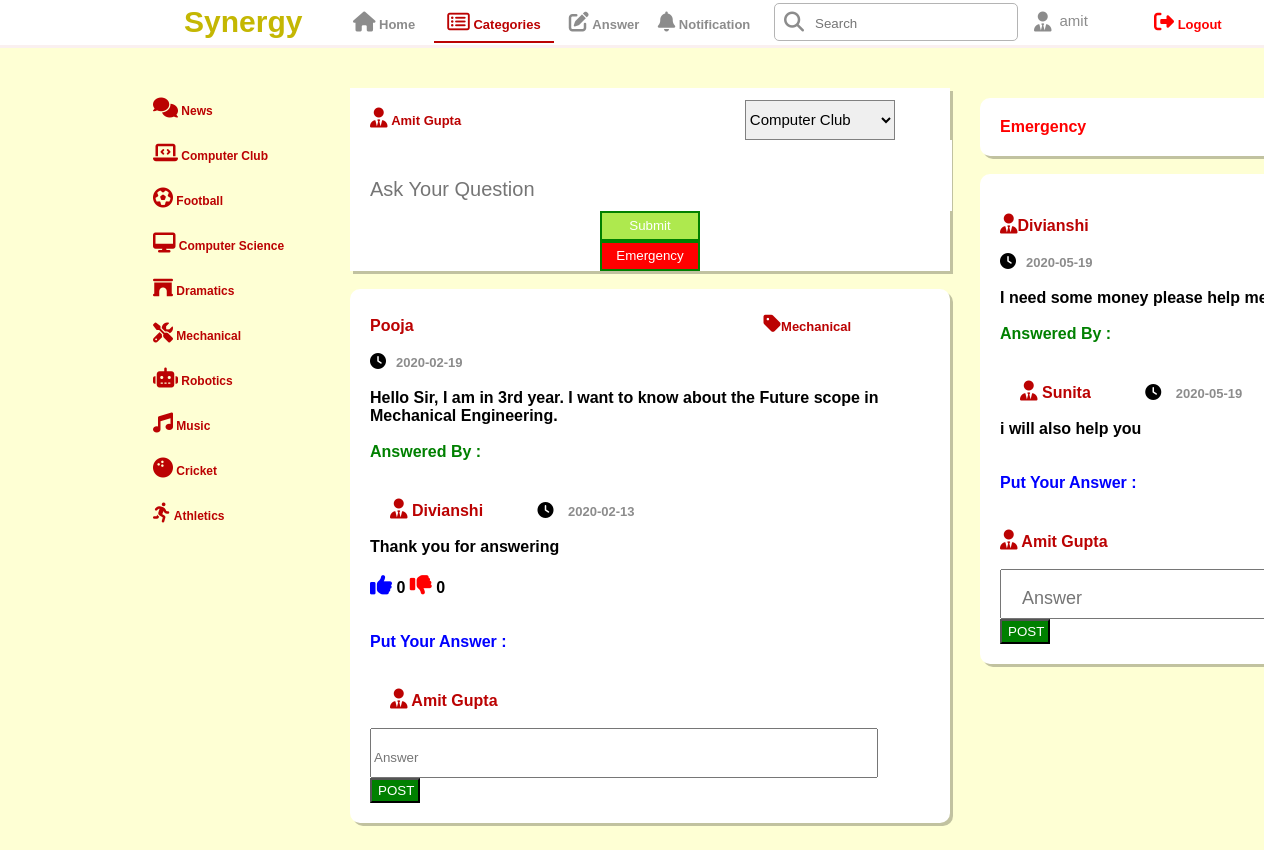
The page /Welcome2.php?Cat=20 (signed in) on the database its author committed.
### tables this page shows
CREATE TABLE `query` (
  `query_id` int(10) UNSIGNED NOT NULL,
  `cat_id` int(10) UNSIGNED NOT NULL,
  `subcat_id` int(10) UNSIGNED NOT NULL,
  `author` varchar(40) NOT NULL,
  `content` text NOT NULL,
  `date_posted` date NOT NULL,
  `views` int(5) UNSIGNED NOT NULL
);

CREATE TABLE `subcategories` (
  `Subcat_id` int(10) UNSIGNED NOT NULL,
  `parent_id` int(10) UNSIGNED NOT NULL,
  `subcat_name` varchar(100) NOT NULL
);

CREATE TABLE `emequery` (
  `emequery_id` int(5) UNSIGNED NOT NULL,
  `author` varchar(40) NOT NULL,
  `content` text NOT NULL,
  `date_posted` date NOT NULL
);

### Welcome2.php (the view, shortened to what this page needs)
<?php
require('connect.php');
function emequestion($i){
  require('connect.php');
  $emeres7 =  mysqli_query($link, "select * from emequery where emequery_id ='".$i."'");
  $emedata = mysqli_fetch_assoc($emeres7);
  $author9 = $emedata['author'];
  $ques9 = $emedata['content'];
  $date9 = $emedata['date_posted'];
}
function emereplies($i){
  require('connect.php');
  $emeresult7 = mysqli_query($link, "select * from emereplies where emequery_id ='".$i."'");
  $emereplycontent = array();
  $emereplyauthor = array();
  $emereplydateposted = array();
  $emereplyid = array();
  for (;$emereplyrow9 = mysqli_fetch_assoc($emeresult7);){
    $emereplyid[] = $emereplyrow9['emereply_id'];
    $emereplycontent[] = $emereplyrow9['comment'];
    $emereplyauthor[] = $emereplyrow9['author'];
    $emereplydateposted[] = $emereplyrow9['date_posted'];
  }
}
function question($i){
  require('connect.php');
  $sql1 = "select * from query where query_id ='".$i."'";
  $result1 = mysqli_query($link, $sql1);
  $data1 = mysqli_fetch_assoc($result1);
  $ques1 = $data1['content'];
  $author1= $data1['author'];
  $date1 = $data1['date_posted'];
  $subcat1_id = $data1['subcat_id'];
  $subcatsql1 = "select * from subcategories where Subcat_id ='".$subcat1_id."'";
  $subcatresult1 = mysqli_query($link, $subcatsql1);
  $subcatdata1 = mysqli_fetch_assoc($subcatresult1);
  $subcat1 = $subcatdata1['subcat_name'];
}
function replies($i) {
  require('connect.php');
  $sql2 = "select * from replies where query_id ='".$i."'";
  $result2 = mysqli_query($link, $sql2);
  $replycontent = array();
  $replyauthor = array();
  $replydateposted = array();
  $replylikes = array();
  $replydislikes = array();
  $replyid = array();
  for (;$replyrow = mysqli_fetch_assoc($result2);){
    $replyid[] = $replyrow['reply_id'];
    $replycontent[] = $replyrow['comment'];
    $replyauthor[] = $replyrow['author'];
    $replydateposted[] = $replyrow['date_posted'];
    $replylikes[] = $replyrow['Likes'];
    $replydislikes[] = $replyrow['Dislikes'];
  }
}
?>
<!DOCTYPE html>
<html lang="en">
<head>
  <link rel="stylesheet" href="./css/styles2.css">
  <link rel="stylesheet" href="https://cdnjs.cloudflare.com/ajax/libs/font-awesome/4.7.0/css/font-awesome.min.css">
</head>
<body>
  <nav>
    <div class="navbar">
      <div class="tabsnavbar">
        <div class="logonavbar"><b>Synergy</b></div>
          <?php
          if(empty($_GET)){
            echo '<div class="navlinkhome" style="border-bottom: 2px solid rgb(187, 2, 2);">
            <a href="Welcome2.php" style="color: rgb(187, 2, 2);">
            <i class="fas fa-home" style="font-size: 20px;color: rgb(187, 2, 2);"></i>
            <b>Home</b></a></div>';
          }
          else{
            echo '<div class="navlinkhome" style="border-bottom: 2px solid white;">
            <a href="Welcome2.php" style="color: rgb(140, 140, 140);">
            <i class="fas fa-home" style="font-size: 20px;color: rgb(140, 140, 140);"></i>
            <b>Home</b></a></div>';
          }
          if(@$_GET['Cat']==true){
            echo '<div class="navlinkcategories" onmouseover="showCategory()" onmouseout="fadeCategory()" style="border-bottom: 2px solid rgb(187, 2, 2); color: rgb(187, 2, 2);">
            <i id="redtwo" class="far fa-list-alt" style="font-size: 20px;color: rgb(187, 2, 2);"></i>
            <b>Categories</b>
            </div>';
          }
          else {
            echo '<div class="navlinkcategories" onmouseover="showCategory()" onmouseout="fadeCategory()">
            <i id="redtwo" class="far fa-list-alt" style="font-size: 20px;color: rgb(140, 140, 140);"></i>
            <b>Categories</b>
            </div>';
          }
          ?>
          <?php
          if(@$_GET['answer']==true){
            echo '<div class="navlinkanswers" style="border-bottom: 2px solid rgb(187, 2, 2); color: rgb(187, 2, 2);">
            <a href="Welcome2.php?answer=showpage" style="color:rgb(187, 2, 2);"><i class="fas fa-edit" style="font-size: 20px;color: rgb(187, 2, 2);"></i>
            <b>Answer</b></a>
            </div>';
          }
          else{
            echo '<div class="navlinkanswers">
            <a href="Welcome2.php?answer=showpage" style="color:rgb(140, 140, 140);"><i class="fas fa-edit" style="font-size: 20px;color: rgb(140, 140, 140);"></i>
            <b>Answer</b></a>
            </div>';
          }
          if(@$_GET['notification']==true){
            echo '<div class="navlinksnotification" style="border-bottom: 2px solid rgb(187, 2, 2); color: rgb(187, 2, 2);">
            <a href="Welcome2.php?notification=showpage" style="color: rgb(187, 2, 2);"><i class="fas fa-bell" style="font-size: 20px;color: rgb(187, 2, 2);"></i>
            <b>Notification</b></a>
            </div>';
          }
          else{
            echo '<div class="navlinksnotification">
            <a href="Welcome2.php?notification=showpage" style="color:rgb(140, 140, 140);"><i class="fas fa-bell" style="font-size: 20px;color: rgb(140, 140, 140);"></i>
            <b>Notification</b></a>
            </div>';
          }
          ?>
        <div class="navlinksearch">
          <input type="text" class="searchbox" placeholder="Search" name="search">
          <div class="icon"><i class="fas fa-search" style="font-size: 20px;color: rgb(140, 140, 140);"></i></div>
        </div>
        <div class="navlinkusercontrol">
          <i class="fas fa-user-tie" style="font-size: 20px;color: rgb(140, 140, 140);"></i>
          <div class="phpusername" style="font-size: 15px;padding-left: 8px;"><?php echo $_SESSION["user"]; ?></div>
        </div>
        <div class="navlinklogout">
          <a href="logout.php?logout" style="color: red;"><i class="fas fa-sign-out-alt" style="font-size: 20px;"></i>
          <b>Logout</b></a>
        </div>
      </div>
    </div>
  </nav>
  <div class="main" style="overflow:hidden; height:10000px">
  <div class="sidenav">
      <div class="sidenavtabs">
        <a href="Welcome2.php"><div class="activesidenav">
          <i class="fas fa-comments" style="font-size: 20px;color: rgb(187, 2, 2);"></i>
          <b>News</b>
        </div>
        <a href="Welcome2.php?Cat=15"><div class="passivesidenav1">
          <i class="fas fa-laptop-code" style="font-size: 20px; color: rgb(187, 2, 2);"></i>
          <b style="color: rgb(187, 2, 2);">Computer Club</b>
        </div></a>
        <a href="Welcome2.php?Cat=1"><div class="passivesidenav2">
          <i class="fas fa-futbol" style="font-size: 20px; color: rgb(187, 2, 2);"></i>
          <b style="color: rgb(187, 2, 2);">Football</b>
        </div></a>
        <a href="Welcome2.php?Cat=18"><div class="passivesidenav3">
          <i class="fas fa-desktop" style="font-size: 20px; color: rgb(187, 2, 2);"></i>
          <b style="color: rgb(187, 2, 2);">Computer Science</b>
        </div></a>
        <a href="Welcome2.php?Cat=9"><div class="passivesidenav4">
          <i class="fas fa-archway" style="font-size: 20px; color: rgb(187, 2, 2);"></i>
          <b style="color: rgb(187, 2, 2);">Dramatics</b>
        </div><a>
        <a href="Welcome2.php?Cat=20"><div class="passivesidenav5">
          <i class="fas fa-tools" style="font-size: 20px; color: rgb(187, 2, 2);"></i>
          <b style="color: rgb(187, 2, 2);">Mechanical</b>
        </div></a>
        <a href="Welcome2.php?Cat=16"><div class="passivesidenav6">
          <i class="fas fa-robot" style="font-size: 20px; color: rgb(187, 2, 2);"></i>
          <b style="color: rgb(187, 2, 2);">Robotics</b>
        </div></a>
        <a href="Welcome2.php?Cat=14"><div class="passivesidenav7">
          <i class="fas fa-music" style="font-size: 20px; color: rgb(187, 2, 2);"></i>
          <b style="color: rgb(187, 2, 2);">Music</b>
        </div></a>
        <a href="Welcome2.php?Cat=2"><div class="passivesidenav8">
          <i class="fas fa-bowling-ball" style="font-size: 20px; color: rgb(187, 2, 2);"></i>
          <b style="color: rgb(187, 2, 2);">Cricket</b>
        </div></a>
        <a href="Welcome2.php?Cat=5"><div class="passivesidenav9">
          <i class="fas fa-running" style="font-size: 20px; color: rgb(187, 2, 2);"></i>
          <b style="color: rgb(187, 2, 2);">Athletics</b>
        </div></a>
      </div>
  </div>
  <div class="content">
    <div class="askquescontent">
    <form action="submitques.php" method="POST">
      <div class="askqueslogo">
        <i class="fas fa-user-tie" style="font-size: 20px;color: rgb(187, 2, 2); margin-left: 20px; margin-top: 20px;"></i>
        <b><?php echo $_SESSION["name"]; ?></b>
        <select id="catagoryselect" name="Category">
          <option value="Computer Club">Computer Club</option>
        </select>
      </div>
      <input type="text" name="questab" placeholder="Ask Your Question" class="questab">
      <input type="submit" name="createques" value="Submit" class="createques" style="color:white;">
      <input type="submit" name="redbtn" class="createques" value="Emergency" style="background-color:red; color:white;"><br>
    </form>
    </div><br>
      <?php
      if(@$_GET['Cat']==true){
        $quesres = mysqli_query($link, "select * from query where subcat_id ='".$_GET['Cat']."'");
        for ($quesset = array (); $quesrow = mysqli_fetch_assoc($quesres); $quesset[] = $quesrow['query_id']);
        if(count($quesset)==0){
          echo '<div class="questions" style="text-align: center"><b>NO QUESTIONS TO DISPLAY</b>
            </div><br>';
        }
        else{
          for($m=count($quesset)-1;$m>=0;$m=$m-1){
            $j = $quesset[$m];
            question($j);
            replies($j);
            $number_replies = count($replyid);
            echo '<div class="questions" style="display: -webkit-box;>
            <i class="fas fa-user-tie" style="font-size: 20px;color: rgb(187, 2, 2); margin-top: 20px;"></i>
            <b style="color: rgb(187, 2, 2);">'.$author1.'</b>
            <i class="fas fa-tag" style="font-size: 20px;color: rgb(187, 2, 2); margin-left:350px; margin-top: 5px;"></i>
            <b style="color: rgb(187, 2, 2); font-size: 13px;">'.$subcat1.'</b><br><br>
            <i class="fas fa-clock"></i>
            <b style="color: rgb(140, 140, 140);; font-size: 13px; margin-left:10px; margin-top:15px;">'.$date1.'</b><br><br>
            <b>'.$ques1.'</b><br><br>';
          }
          if($number_replies>0){
            echo '<b style="color: green;">Answered By :</b><br><br>';
            for($k=0;$k<$number_replies;$k++){
              echo '<b><i class="fas fa-user-tie" style="font-size: 20px;color: rgb(187, 2, 2); margin-top: 20px;margin-left:20px;"></i>
              <b style="color: rgb(187, 2, 2);">'.$replyauthor[$k].'</b>
              <i class="fas fa-clock" style="margin-left:50px"></i>
              <b style="color: rgb(140, 140, 140); font-size: 13px; margin-left:10px; margin-top:15px;">'.$replydateposted[$k].'</b><br><br>
              <b>'.$replycontent[$k].'</b><br><br>';
              echo '<a href="likedis.php?like='.$replyid[$k].'"  style="color:blue;"><i class="fas fa-thumbs-up" style="font-size:22px;"></i></a>
              <b>'.$replylikes[$k].'</b>
              <a href="likedis.php?dislike='.$replyid[$k].'" style="color:red;"><i class="fas fa-thumbs-down" style="font-size:22px;"></i></a>
              <b>'.$replydislikes[$k].'</b><br><br><br>';
            }
          }
          else{
            echo '<b style="color:red; text-align:center;">No Answers Yet....</b><br><br><br>';
          }
          echo '<b style="color: Blue">Put Your Answer :</b><br><br>
            <form action="submitans.php?id='.$j.'" method="POST">
            <i class="fas fa-user-tie" style="font-size: 20px;color: rgb(187, 2, 2); margin-left: 20px; margin-top: 20px;"></i>
            <b style="color: rgb(187, 2, 2);">'.$_SESSION["name"].'</b><br><br>
            <input type="text" name="answer" placeholder="Answer" style="width:500px; height:35px; font-size:18px padding-left:20px; padding-top:10px; cursor:text;"><br>
            <input type="submit" name="postanswer" value="POST" style="background-color:green; color:white; width:50px; height:25px; cursor:pointer;">
            </form>';
          echo '</b></div><br>';
        }
      }
      ?>
  </div>
  <div class="emebox">
    <div class="emequestions"><b style="color: red;">Emergency</b></div><br>
    <?php
    $emequesres1 = mysqli_query($link, "select * from emequery");
    for ($emequesset1 = array (); $emequesrow1 = mysqli_fetch_assoc($emequesres1); $emequesset1[] = $emequesrow1['emequery_id']);
    for($m=count($emequesset1)-1;$m>=0;$m=$m-1){
      $p = $emequesset1[$m];
      emequestion($p);
      emereplies($p);
      $emenumber_replies = count($emereplyid);
      echo '<div class="emequestions" style="display: -webkit-box;">
        <i class="fas fa-user-tie" style="font-size: 20px;color: rgb(187, 2, 2); margin-top: 20px;"></i>
        <b style="color: rgb(187, 2, 2);">'.$author9.'</b><br><br>
        <i class="fas fa-clock"></i>
        <b style="color: rgb(140, 140, 140);; font-size: 13px; margin-left:10px; margin-top:15px;">'.$date9.'</b><br><br>
        <b>'.$ques9.'</b><br><br>';
      if($emenumber_replies>0){
        echo '<b style="color: green;">Answered By :</b><br><br>';
        for($k=0;$k<$emenumber_replies;$k++){
          echo '<b><i class="fas fa-user-tie" style="font-size: 20px;color: rgb(187, 2, 2); margin-top: 20px;margin-left:20px;"></i>
          <b style="color: rgb(187, 2, 2);">'.$emereplyauthor[$k].'</b>
          <i class="fas fa-clock" style="margin-left:50px"></i>
          <b style="color: rgb(140, 140, 140); font-size: 13px; margin-left:10px; margin-top:15px;">'.$emereplydateposted[$k].'</b><br><br>'.$emereplycontent[$k].'<br><br><br>';
        }
      }
      else{
        echo '<b style="color:red; text-align:center;">No Answers Yet....</b><br><br><br>';
      }
      echo '<b style="color: Blue">Put Your Answer :</b><br><br>
        <form action="emergency_reply.php?id='.$p.'" method="POST">
        <i class="fas fa-user-tie" style="font-size: 20px;color: rgb(187, 2, 2); margin-top: 20px;"></i>
        <b style="color: rgb(187, 2, 2);">'.$_SESSION["name"].'</b><br><br>
        <input type="text" name="emereply" placeholder="Answer" style="width:250px; height:35px; font-size:18px; padding-left: 20px; padding-top:10px; cursor:text;"><br>
        <input type="submit" name="postemereply" value="POST" style="background-color:green; color:white; width:50px; height:25px; cursor:pointer;">
        </form>';
      echo '</b></div><br>';
    }
    ?>
  </div>
  </div>
</body>
</html>

### rows shown on the page
query: author "Pooja", subcat.subcat_name "Mechanical", date_posted "2020-02-19", content "Hello Sir, I am in 3rd year. I want to know about the Future scope in Mechanical Engineering."
emequery: author "Divianshi", date_posted "2020-05-19", content "I need some money please help…", k "Sunita", k "2020-05-19", k "i will also help you"

### other values the page prints
$_SESSION["user"] "amit"
$_SESSION["name"] "Amit Gupta"
$replyauthor[$k] "Divianshi"
$replydateposted[$k] "2020-02-13"
$replycontent[$k] "Thank you for answering"
$replylikes[$k] "0"
$replydislikes[$k] "0"
